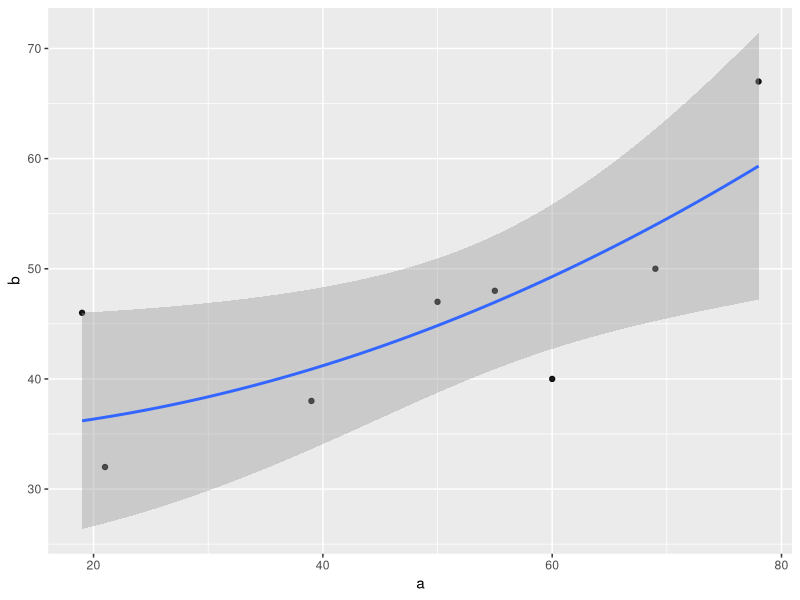

This figure's R source:
library(ggplot2)
a=c(21,19,39,50,60,55,78,69)

b=c(32,46,38,47,40,48,67,50)

f = data.frame(a,b)


ggplot(f,aes(y=b,x=a))+geom_point(alpha=0.9)+ stat_smooth(method = "lm", formula = y~I(x^2))

